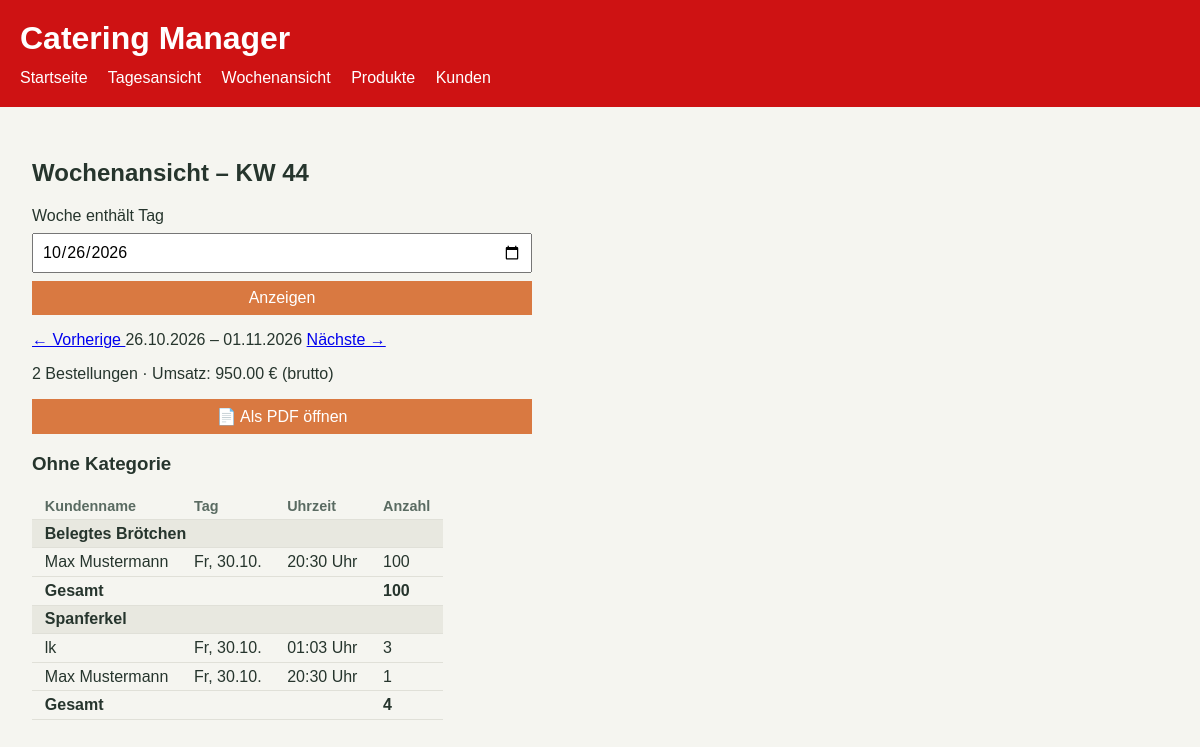
Page /wochenansicht?date=2026-10-26 on the earlier database version.
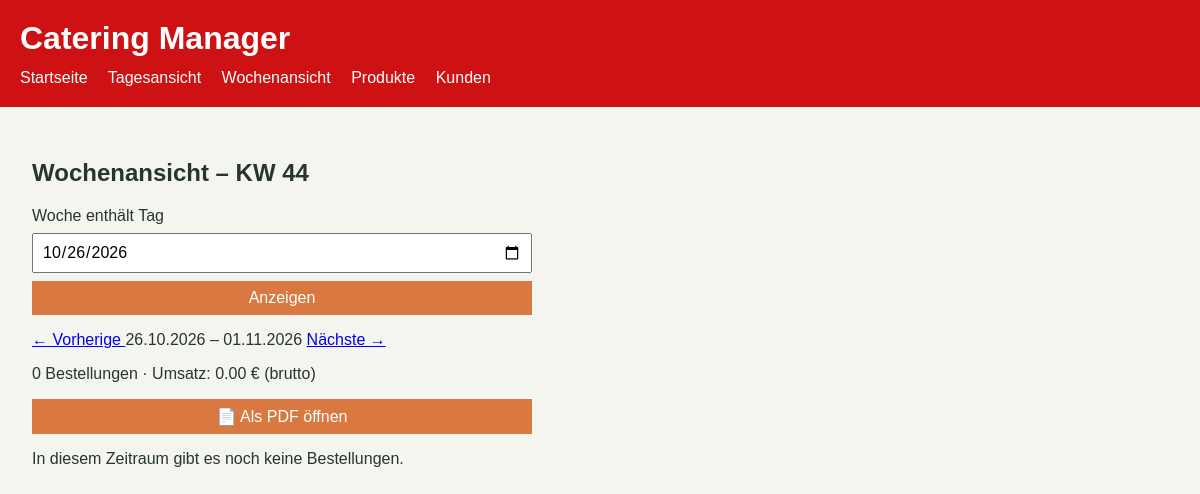
Same page on the later database version.
### tables this page shows
CREATE TABLE order_items (
  id INTEGER PRIMARY KEY,
  order_id INTEGER NOT NULL,
  product_id INTEGER NOT NULL,
  quantity INTEGER NOT NULL CHECK (quantity > 0),
  unit_price_cents INTEGER NOT NULL CHECK (unit_price_cents >= 0),
  FOREIGN KEY (order_id) REFERENCES orders(id) ON DELETE CASCADE,
  FOREIGN KEY (product_id) REFERENCES products(id) ON DELETE RESTRICT
);

CREATE TABLE products (
  id INTEGER PRIMARY KEY,
  name TEXT NOT NULL,
  price_cents INTEGER NOT NULL CHECK (price_cents >= 0),
  unit TEXT NOT NULL DEFAULT 'Stück',
  tax_rate INTEGER NOT NULL CHECK (tax_rate IN (7, 19)) DEFAULT 19,
  active INTEGER NOT NULL DEFAULT 1
, category_id INTEGER REFERENCES categories(id));

CREATE TABLE orders (
  id INTEGER PRIMARY KEY,
  customer_name TEXT NOT NULL,
  customer_phone TEXT NOT NULL,
  delivery_address TEXT,
  order_date TEXT NOT NULL,
  order_time TEXT NOT NULL,
  fulfillment_type TEXT NOT NULL CHECK (fulfillment_type IN ('abholung', 'lieferung')),
  created_at TEXT NOT NULL DEFAULT CURRENT_TIMESTAMP
);

### app.py (the view)
@app.route("/wochenansicht")
def week_view():
    datum, montag, start, sonntag = resolve_week(
        request.args.get("date", date.today().isoformat())
    )
    rows, bestellungen, kunden = get_week_summary(
        start.isoformat(), sonntag.isoformat()
    )
    gesamt_cents = sum(row["total_cents"] for row in rows)
    kategorien = get_week_categories(start.isoformat(), sonntag.isoformat())
    vorherige = (montag - timedelta(days=7)).isoformat()
    naechste = (montag + timedelta(days=7)).isoformat()
    return render_template(
        "wochenansicht.html",
        selected_date=datum.isoformat(),
        montag=montag,
        start=start,
        sonntag=sonntag,
        kalenderwoche=montag.isocalendar()[1],
        kategorien=kategorien,
        bestellungen=bestellungen,
        kunden=kunden,
        gesamt_cents=gesamt_cents,
        vorherige=vorherige,
        naechste=naechste,
    )

### app.py (called while the page is built)
def connect_db():
    connection = sqlite3.connect(DB_PATH)
    connection.row_factory = sqlite3.Row
    connection.execute("PRAGMA foreign_keys = ON")
    return connection

def week_range(datum):
    montag = datum - timedelta(days=datum.weekday())
    sonntag = montag + timedelta(days=6)
    return montag, sonntag

def get_week_positions(start, ende):
    connection = connect_db()
    rows = connection.execute(
        """
        SELECT p.id   AS product_id,
               p.name AS product_name,
               p.unit,
               COALESCE(c.name, 'Ohne Kategorie') AS category_name,
               COALESCE(c.sort_order, 9999)       AS category_sort,
               o.customer_name, o.order_date, o.order_time,
               oi.quantity, oi.bundle_id
        FROM order_items oi
        JOIN orders   o ON o.id = oi.order_id
        JOIN products p ON p.id = oi.product_id
        LEFT JOIN categories c ON c.id = p.category_id
        WHERE o.order_date BETWEEN ? AND ?
        ORDER BY COALESCE(c.sort_order, 9999), c.id, p.id,
                 o.order_date, o.order_time
        """,
        (start, ende),
    ).fetchall()
    connection.close()
    return rows

def resolve_week(datum_text):
    heute = date.today()
    try:
        datum = date.fromisoformat(datum_text)
    except ValueError:
        datum = heute
    montag, sonntag = week_range(datum)
    start = heute if montag <= heute <= sonntag else montag
    return datum, montag, start, sonntag

### templates/wochenansicht.html (shortened to what this page needs)
<!doctype html>
<html lang="de">
  <head>
    <link rel="stylesheet" href="/style.css">
  </head>
  <body>
    <header>
      <h1>Catering Manager</h1>
      <nav>
        <a href="/">Startseite</a>
        <a href="/tagesansicht">Tagesansicht</a>
        <a href="/wochenansicht">Wochenansicht</a>
        <a href="/produkte">Produkte</a>
        <a href="/kunden">Kunden</a>
      </nav>
    </header>
    <main>
      <h2>Wochenansicht – KW {{ kalenderwoche }}</h2>
      <form method="get" action="/wochenansicht">
        <label for="date">Woche enthält Tag</label>
        <input id="date" name="date" type="date" value="{{ selected_date }}">
        <button type="submit">Anzeigen</button>
      </form>
      <p class="wochen-nav">
        <a href="/wochenansicht?date={{ vorherige }}" title="Vorherige Woche">
          ← Vorherige
        </a>
        <span>
          {{ start.strftime('%d.%m.%Y') }} – {{ sonntag.strftime('%d.%m.%Y') }}
        </span>
        <a href="/wochenansicht?date={{ naechste }}" title="Nächste Woche">
          Nächste →
        </a>
      </p>
      <p class="wochen-summary">
        {{ bestellungen }} Bestellung{{ '' if bestellungen == 1 else 'en' }}
        · Umsatz: {{ '%.2f'|format(gesamt_cents / 100) }} € (brutto)
      </p>
      <form method="get" action="/wochenansicht/pdf" target="_blank">
        <button type="submit" title="Wochenansicht als PDF öffnen">📄 Als PDF öffnen</button>
      </form>
      {% if kategorien %}
        {% for kategorie in kategorien %}
          <h3>{{ kategorie['name'] }}</h3>
          <table>
            <thead>
              <tr>
                <th>Kundenname</th>
                <th>Tag</th>
                <th>Uhrzeit</th>
                <th>Anzahl</th>
              </tr>
            </thead>
            <tbody>
              {% for p in kategorie['produkte'] %}
                <tr class="produktzeile">
                  <td colspan="{{ 5 if kategorie['mit_kg'] else 4 }}">
                    {{ p['name'] }}
                  </td>
                </tr>
                {% for pos in p['positionen'] %}
                  <tr>
                    <td>{{ pos['kunde'] }}</td>
                    <td>{{ pos['tag'] }}</td>
                    <td>{{ pos['uhrzeit'] }} Uhr</td>
                    <td>
                      {{ pos['anzahl'] }}
                    </td>
                  </tr>
                {% endfor %}
                <tr class="gesamtzeile">
                  <td colspan="{{ 4 if kategorie['mit_kg'] else 3 }}">Gesamt</td>
                  <td>{{ p['total'] }}</td>
                </tr>
              {% endfor %}
            </tbody>
          </table>
        {% endfor %}
      {% else %}
        <p>In diesem Zeitraum gibt es noch keine Bestellungen.</p>
      {% endif %}
    </main>
  </body>
</html>

Differences in the rows shown:
removed order_items: name "Belegtes Brötchen", kunde "Max Mustermann", tag "Fr, 30.10.", uhrzeit "20:30", anzahl "100", total "100"
removed order_items: name "Spanferkel", kunde "lk", tag "Fr, 30.10.", uhrzeit "01:03", anzahl "3", total "4"
removed order_items: kunde "Max Mustermann", tag "Fr, 30.10.", uhrzeit "20:30", anzahl "1", shown under "Spanferkel"
Other differences:
{{ bestellungen }}: "2" → "0"
{{ '%.2f'|format(gesamt_cents / 100) }}: "950.00" → "0.00"
text now shown: "In diesem Zeitraum gibt es noch keine Bestellungen."
list line gone: "Ohne Kategorie Kundenname Tag Uhrzeit Anzahl"
